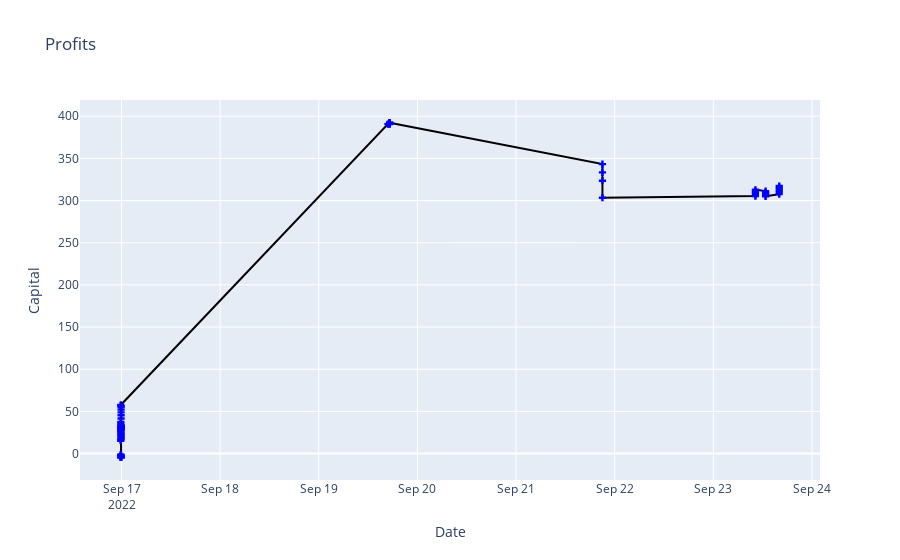

The notebook cell saved with this chart:
### Markdown cell above
The behavior of the profits are shown and the strategy was to reduce risks after making a good profit. 

Investors psychology tend to bias the risks taken after a significant profit/loss.

### Code cell
vs.plotly_graph(x=data['Close'], y=data['profit_acm'], title="Profits", x_label='Date', y_label="Capital")
